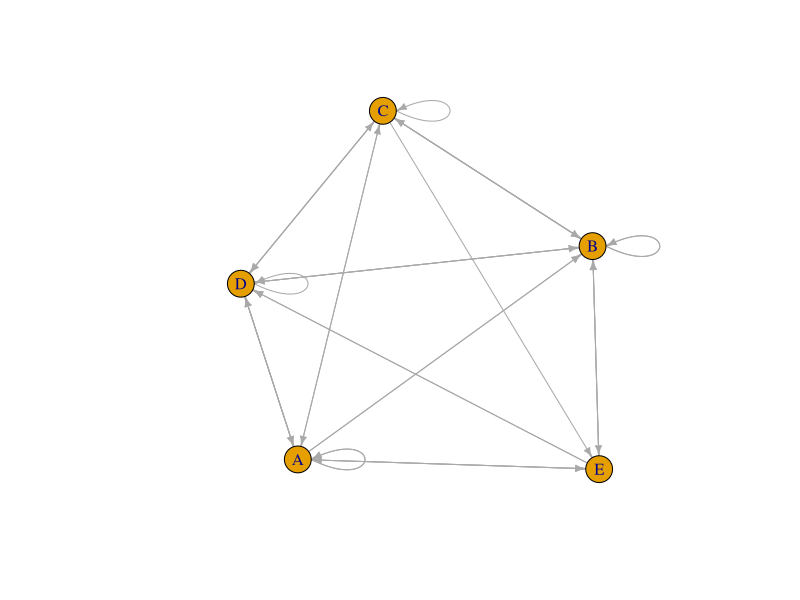
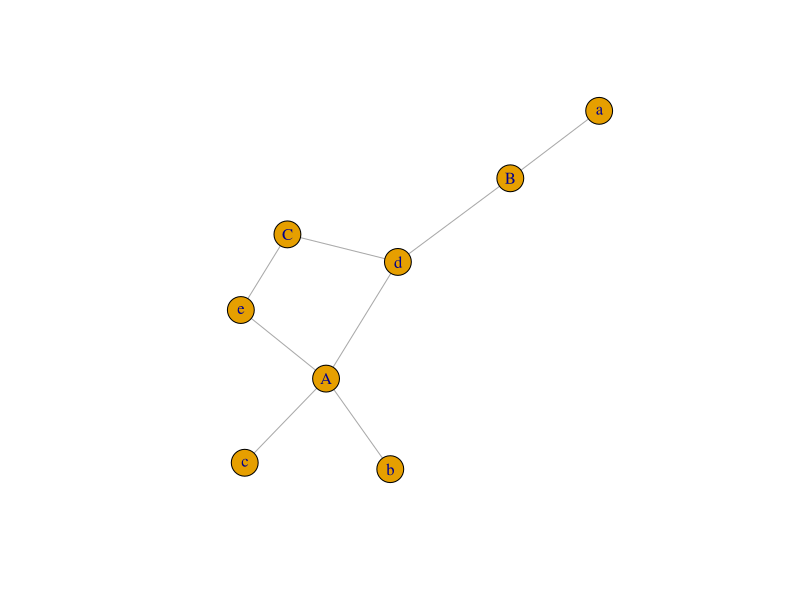
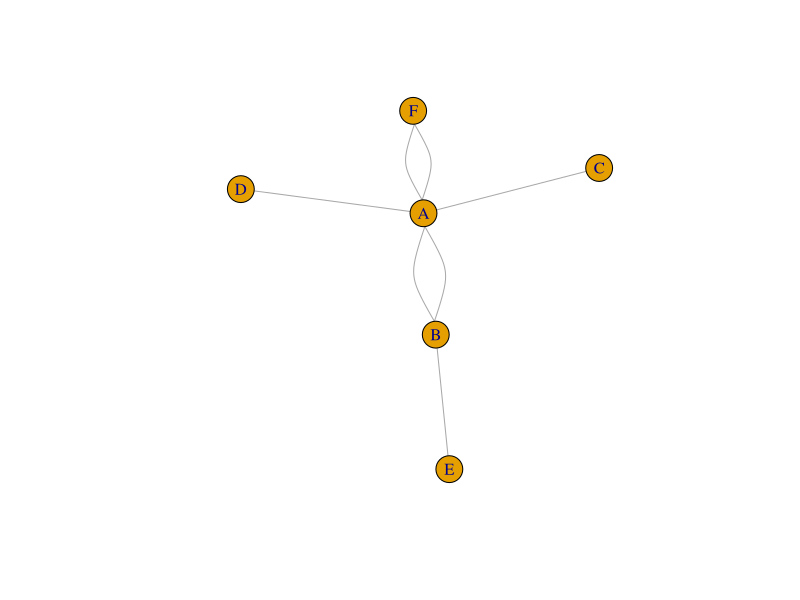
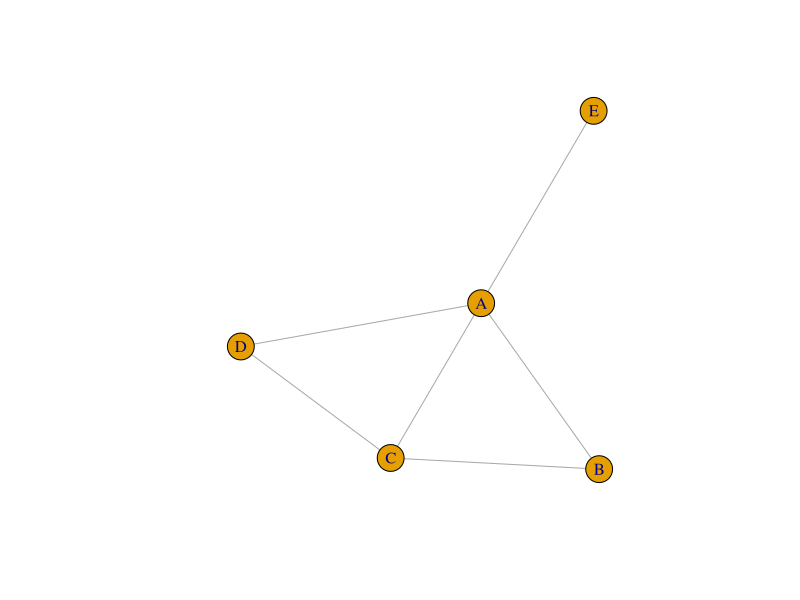
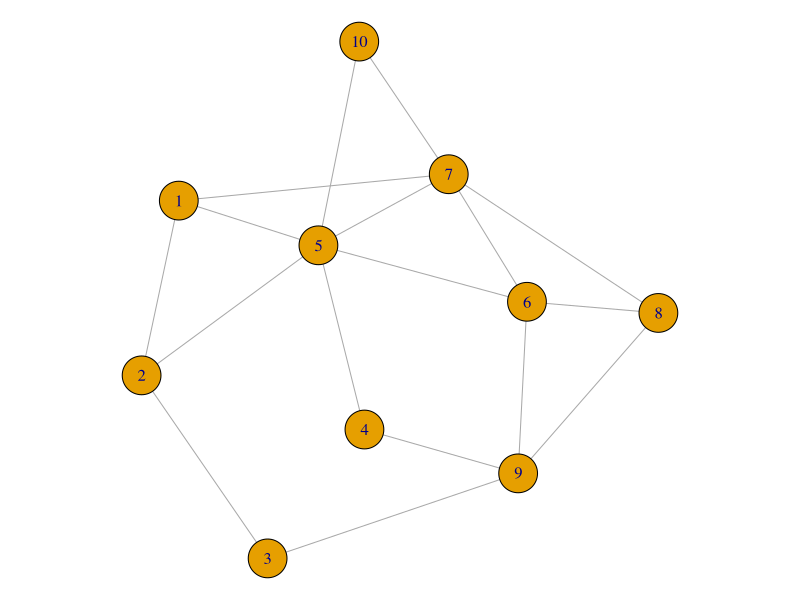
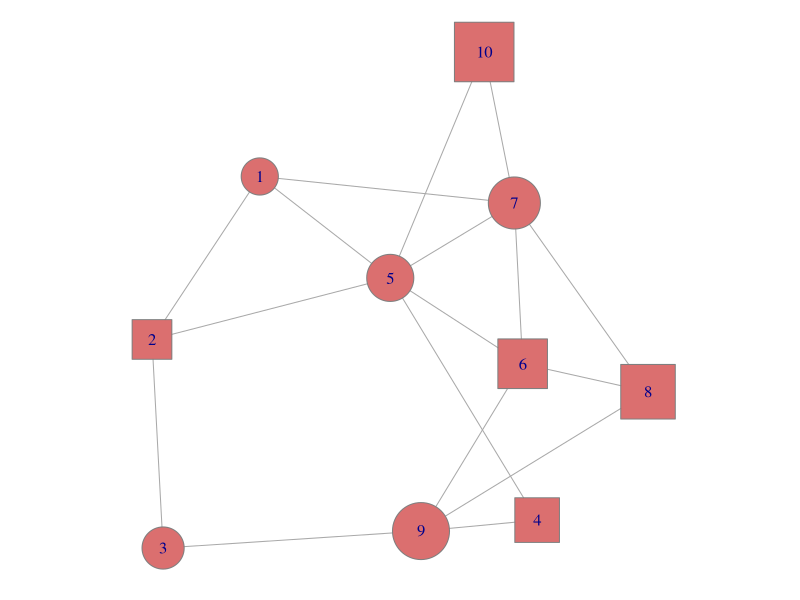
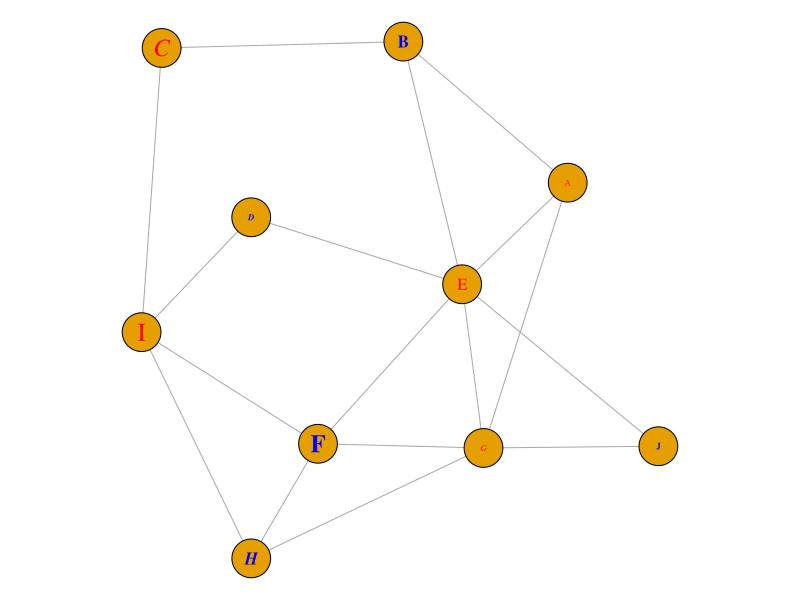
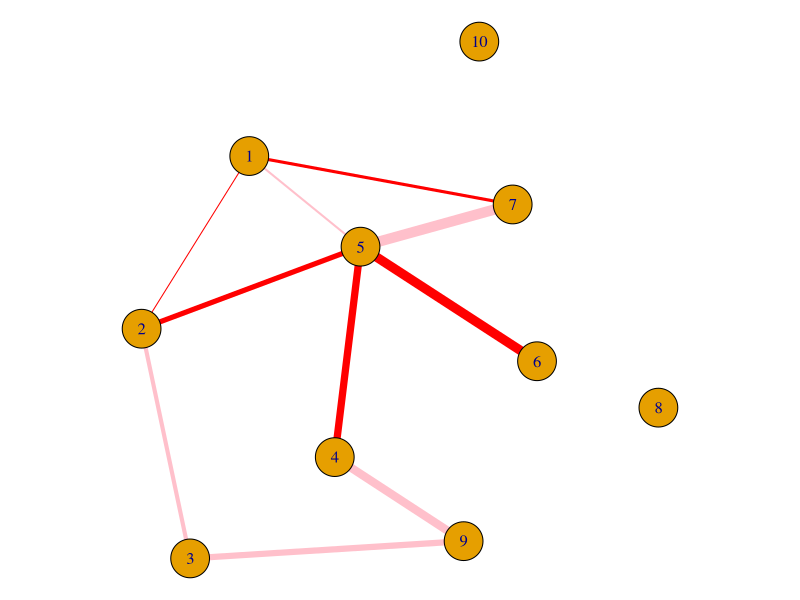

Generate these figures, in order, with R:
## ---- chunk 1
knitr::opts_chunk$set(echo = TRUE)
## ---- chunk 2
library(igraph)
set.seed(10)
## ---- chunk 3
data <- matrix(sample(x = 0:2, size = 25, replace = T), nrow = 5)
rownames(data) <- LETTERS[1:5];colnames(data) <- LETTERS[1:5]
## ---- chunk 4
network <- graph_from_adjacency_matrix(data)

plot(network,
     edge.arrow.size = 0.5,
     edge.curved = 0)
## ---- chunk 5
data <- matrix(sample(x = 0:2, size = 15, replace = T), nrow = 3)
colnames(data) <- letters[1:5]; rownames(data) <- LETTERS[1:3]
## ---- chunk 6
network <- graph_from_incidence_matrix(incidence = data)

plot(network)
## ---- chunk 7
links <- data.frame(
    source = c("A", "A", "A", "A", "A", "F", "B"),
    target = c("B", "B", "C", "D", "F", "A", "E")
)

network <- graph_from_data_frame(d = links, directed = F, vertices = NULL)

plot(network)
## ---- chunk 8
network <- graph_from_literal(A-B-C-D, E-A-E-A, D-C-A, D-A-D-C, simplify = T)

plot(network)
## ---- chunk 9
data <- matrix(sample(0:1, 100, replace = T, prob = c(0.8, 0.2)), ncol = 10)
## ---- chunk 10
network <- graph_from_adjacency_matrix(adjmatrix = data,
                                       mode = "undirected",
                                       diag = F)

par(mar = c(0,0,0,0))
plot(network)
## ---- chunk 11
plot(network,
     vertex.color = rgb(0.8, 0.2, 0.2, 0.7),
     vertex.frame.color = "grey50",
     vertex.shape = c('circle', "square"),
     vertex.size = c(15:24),
     vertex.size2 = NA)
## ---- chunk 12
plot(network,
     vertex.label = LETTERS[1:10],
     vertex.label.color = c("red", "blue"),
     vertex.label.frame = "Times",
     vertex.label.cex = c(0.5, 1, 1.5),
     vertex.label.font = c(1, 2, 3, 4),
     vertex.label.dist = 0,
     vertex.label.degree = 0)
## ---- chunk 13
plot(network,
     edge.color = rep(c("red", "pink"), 5),
     edge.width = seq(1:10),
     edge.arrow.size = 1,
     edge.arrow.width = 1,
     edge.lty = "solid", # could be 0 or "blank", 1 or "solid", 2 or "dashed", 3 or "dotted", 4 or "dotdash", 5 or "longdash", 6 or "twodash"
     edge.curved = 0) # from 0 to 1
## ---- chunk 14
par(bg = "black", mar = c(0,0,0,0))

plot(network,
     #-- vertex
     vertex.color = "tomato",
     vertex.frame.color = "white",
     vertex.shape = "circle",
     vertex.size = 18,
     vertex.size2 = NA,
     
     #-- vertex label
     vertex.label = LETTERS[1:10],
     vertex.label.color = "white",
     vertex.label.family = "Times",
     vertex.label.font = 1,
     vertex.label.cex = 1,
     vertex.label.dist = 0,
     vertex.label.degree = 0,
     
     #-- edge
     edge.color = "white",
     edge.width = 2,
     edge.arrow.size = 1,
     edge.arrow.width = 1,
     edge.lty = 1,
     edge.curved = 0.3)
## ---- chunk 15
data <- matrix(sample(0:1, 400, replace = T, prob = c(0.8, 0.2)), nrow = 20)
network <- graph_from_adjacency_matrix(data, mode = "undirected", diag = F)
## ---- chunk 16
par(mfrow = c(2, 2), mar = c(1,1,1,1))
plot(network, layout = layout.sphere, main = "sphere")
plot(network, layout = layout.circle, main = "circle")
plot(network, layout = layout.random, main = "random")
plot(network, layout = layout.fruchterman.reingold, main = "fruchterman.reingold")
## ---- chunk 17
links <- data.frame(
    source = c("A","A", "A", "A", "A","J", "B", "B", "C", "C", "D","I"),
    target=c("B","B", "C", "D", "J","A","E", "F", "G", "H", "I","I"),
    importance = (sample(1:4, 12, replace = T))
)

nodes <- data.frame(
    name = LETTERS[1:10],
    carac = c(rep("young", 3), rep("adult", 2), rep("old", 5))
)
## ---- chunk 18
network <- graph_from_data_frame(d = links, vertices = nodes, directed = F)

library(RColorBrewer)
coul <- brewer.pal(3, "Set1")
names(coul) <- c("young", "adult", "old")
## ---- chunk 19
plot(network,
     vertex.color = coul[V(network)$carac])

legend("bottomleft", 
       legend = c("young", "adult", "old"),
       col = coul,
       bty = "n",
       pch = 20,
       pt.cex = 2, 
       cex = 1.2,
       text.col = coul,
       horiz = F, 
       inset = c(0.1, 0.1))
## ---- chunk 20
plot(network,
     vertex.color = coul[V(network)$carac],
     edge.width = E(network)$importance)

legend("bottomleft",
       legend = c("young", "adult", "old"),
       col = coul,
       bty = "n",
       pch = 20,
       pt.cex = 2, 
       cex = 1.2, 
       text.col = coul,
       horiz = F,
       inset = c(0.1, 0.1))
## ---- chunk 21
mat <- cor(t(mtcars[, c(1, 3:6)]))
## ---- chunk 22
mat[mat < 0.995] <- 0
## ---- chunk 23
network <- graph_from_adjacency_matrix(mat, weighted = T, mode = "undirected", diag = F)
plot(network)
## ---- chunk 24
col <- brewer.pal(nlevels(as.factor(mtcars$cyl)), "Set1")
names(col) <- unique(mtcars$cyl)
## ---- chunk 25
l <- layout_with_fr(network)
## ---- chunk 26
par(bg = "grey13", mar = c(0,0,0,0))
plot(network,
     vertex.size = 12,
     vertex.color = col[as.character(mtcars$cyl)],
     vertex.label.cex = 0.5,
     vertex.label.color = "white",
     vertex.frame.color = "transparent",
     layout = l)

text(x = 0, y = 0, labels = "mtcars network", col = "white", cex = 1.5)
legend(x = -0.25, y = -0.12, 
       legend = c("4 cylinder", "6 cylinders", "8 cylinders"),
       col = col,
       bty = "n",
       pch = 20,
       pt.cex = 2,
       cex = 1,
       text.col = "white",
       horiz = F)
## ---- chunk 27
plot(network,
     edge.color = rep(c("red", "pink"), 5),
     edge.width = seq(1:10),
     edge.size = 1,
     edge.arrow.size = 1,
     edge.arrow.width = 1,
     edge.lty = 1,
     edge.curved = 0.3,
     layout = l)
## ---- chunk 28
par(bg = "black", mar = c(0,0,0,0))
plot(network,
     #-- vertex
     vertex.color = rgb(0.8, 0.4, 0.3, 0.8),
     vertex.frame.color = "white",
     vertex.shape = "circle",
     vertex.size = 14,
     vertex.size2 = NA,
     
     #-- vertex.label
     vertex.label = rownames(mtcars),
     vertex.label.color = "white",
     vertex.label.family = "Times",
     vertex.label.font = 2,
     vertex.label.cex = 0.5,
     vertex.label.dist = 0,
     vertex.label.degree = 0,
     
     #-- edge
     edge.color = "white",
     edge.width = 4,
     edge.arrow.size = 1,
     edge.arrow.width = 1,
     edge.lty = 1,
     edge.curved = 0.3,
     layout = l)
## ---- chunk 29
links <- data.frame(
    source = c("A","A", "A", "A", "A","J", "B", "B", "C", "C", "D","I"),
    target = c("B","B", "C", "D", "J","A","E", "F", "G", "H", "I","I")
)
## ---- chunk 30
network <- graph_from_data_frame(d = links, directed = F)
## ---- chunk 31
deg <- degree(network, mode = "all")
## ---- chunk 32
plot(network,
     vertex.size = deg*6,
     vertex.color = rgb(0.3, 0.5, 0.2, 0.8))
